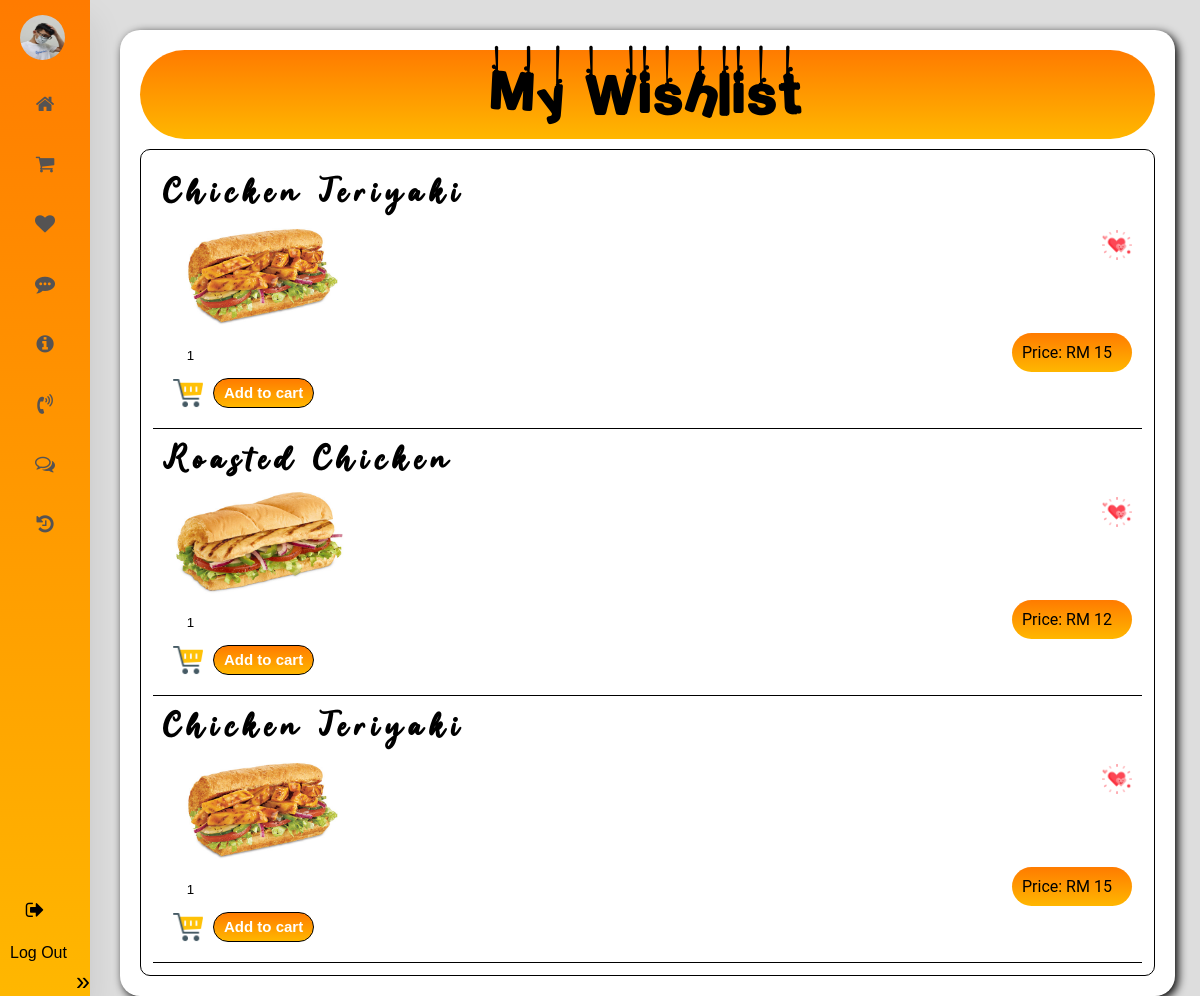
The page /wishlist.php?email=12112017613@gmail.com on the database its author committed.
### tables this page shows
CREATE TABLE `user` (
  `No` int(100) NOT NULL,
  `Name` varchar(40) NOT NULL,
  `Date` date NOT NULL,
  `Role` varchar(40) NOT NULL,
  `Status` varchar(40) NOT NULL,
  `Email` varchar(40) NOT NULL COMMENT 'Email@gmail.com',
  `PhoneNumber` varchar(12) NOT NULL COMMENT '012-3456789',
  `Summary` text NOT NULL,
  `Password` varchar(100) NOT NULL,
  `Image` varchar(100) NOT NULL
);

CREATE TABLE `wishlist` (
  `id` int(11) NOT NULL,
  `itemname` varchar(100) NOT NULL,
  `itemimage` varchar(100) NOT NULL,
  `itemprice` float NOT NULL
);

### wishlist.php (the view, shortened to what this page needs)
<?php
    include 'config.php';
?>
<!DOCTYPE html>
<html lang="en">
<head>
    <link rel="stylesheet" href="https://cdnjs.cloudflare.com/ajax/libs/font-awesome/4.7.0/css/font-awesome.min.css">
</head>
<body>
    <?php include 'usersidebar.php'?>
    <div class="subway">
        <div class="Title">
            <h1>My Wishlist</h1>
        </div>
        <div class="wishlist">
        <div class="form">
        <?php
                $wishlist = "SELECT * FROM wishlist";
                $query = mysqli_query($conn,$wishlist);
                while($fetch = mysqli_fetch_assoc($query))
                {
                    ?>
                    <div class="formControl">
                                <div class="imgoffood">
                                    <p class="title">
                                        <span class="item"><?php echo $fetch['itemname']?></span>
                                            <div class="del">
                                            <a href="delwishlist.php?email=<?php echo $id?>&&id=<?php echo $fetch['id']?>"class="love1"><img class="love" src="<?php echo "images/love.png"?>" alt=""></a>
                                            </div>
                                        <img src="<?php echo $fetch['itemimage']?>" alt=""> </p>
                                        <div class="price">Price: <?php echo "RM ".$fetch['itemprice']?></div>
                                </div>
                                <div class="add">
                                <form action="" method="POST">
                                    <div class="stepper-input">
                                        <input id="range" name="range" type="number" min="1" max="5" value="1">
                                    </div>
                                    <div class="cart">
                                        <img src="images/shoppingcart.png" alt=""><button type="submit" name="submit">Add to cart</button>
                                    </div>
                                </div>
                            </div>
                    <?php
                }
        ?>
    </div>
        </div>
    </div>
</body>
</html>

### usersidebar.php (shortened to what this page needs)
<link rel="stylesheet" href="https://maxst.icons8.com/vue-static/landings/line-awesome/line-awesome/1.3.0/css/line-awesome.min.css">
<link rel="stylesheet" href="https://cdnjs.cloudflare.com/ajax/libs/font-awesome/4.7.0/css/font-awesome.min.css">
<body>
<?php
        $id =$_GET['email'];
        $host = "SELECT * FROM `user` where Email = '$id'";
        $query = mysqli_query($conn,$host);
        $host_image = mysqli_fetch_assoc($query);
?>
<div class="container">
<div class="sidebar">
        <nav>
            <ul>
                <li>
                    <a class="logo" href="User_profile.php?email=<?php echo $host_image['Email']?>">
                        <?php echo '<img src='."images/".$host_image['Image'].' >'?>
                        <span class="nav-item"><?php echo $host_image['Name']?></span>
                    </a>
                </li>
                <li>
                    <a href="Homepage.php?email=<?php echo $host_image['Email']?>">
                        <i class="fa fa-home"></i>
                    </a>
                </li>
                <li>
                    <a href="order.php?email=<?php echo $host_image['Email']?>">
                        <i class="fa fa-shopping-cart"></i>
                    </a>
                </li>
                <li>
                    <a href="wishlist.php?email=<?php echo $host_image['Email']?>">
                        <i class="fa fa-heart"></i><span class="nav-item">Wishlist</span>
                    </a>
                </li>
                <li>
                    <a href="About_us.php?email=<?php echo $host_image['Email']?>">
                        <i class="fa fa-commenting"></i><span class="nav-item">About Us</span>
                    </a>
                </li>
                <li>
                    <a href="User_profile.php?email=<?php echo $host_image['Email']?>">
                        <i class="fa fa-info-circle"></i><span class="nav-item">Profile</span>
                    </a>
                </li>
                <li>
                    <a href="contact.php?email=<?php echo $host_image['Email']?>">
                        <i class="fa fa-volume-control-phone "></i><span class="nav-item">Contact Us</span>
                    </a>
                </li>
                <li>
                    <a href="view_comment.php?email=<?php echo $host_image['Email']?>">
                        <i class="fa fa-comments-o "></i><span class="nav-item">Feedback</span>
                    </a>
                </li>
                <li>
                    <a href="order_his.php?email=<?php echo $host_image['Email']?>">
                        <i class="fa fa-history "></i><span class="nav-item">History</span>
                    </a>
                </li>
                <li class="logout"><i name="fa"class="fa fa-sign-out"></i><span class="nav-item">Log Out</span><span class="expand">»</span></a>
                </li>
            </ul>
        </nav>
        </div>
</body>

### wishlist.php (style rules this page uses)
* { padding: 0; margin: 0; box-sizing: border-box; }
body { background: #DDDDDD; margin-left: 120px; margin-right: 25px; margin-top: 30px; font-family: "Roboto",sans-serif; }
.add { padding: 10px; }
.subway { padding: 10px; background-color: white; border-radius: 20px; box-shadow: 3px 3px 10px black; }
.subway a { float: right; font-size: 20px; }
.imgoffood img { margin: auto; }
.wishlist { padding: 12px; margin: 10px; border: 1px solid black; border-radius: 10px; }
.Title h1 { text-align: center; background: linear-gradient(#ff7b00,#ffb700); padding: 10px; margin: 10px; border-radius: 1000px; font-family: Hanged_Letters; font-size: 60px; letter-spacing: 5px; }
.item { font-weight: bold; font-size: 30px; font-family: Guardian_Snowing_Demo; letter-spacing: 7px; }
.imgoffood .title { font-weight: bold; font-size: 30px; font-family: Guardian_Snowing_Demo; letter-spacing: 7px; }
.stepper-input input { width: 50px; height: 25px; border: none; text-align: center; }
.imgoffood img { width: 20%; }
.cart { display: inline-block; margin-top: 10px; }
.cart button { background: linear-gradient(#ff7b00,#ffb700); height: 30px; border: 1px solid black; border-radius: 20px; padding-left: 10px; padding-right: 10px; color: white; font-weight: bold; font-size: 15px; }
.imgoffood .love { width: 30px; }
.cart img { width: 30px; float: left; margin-right: 10px; }
.formControl { padding: 10px; border-bottom: 1px solid black; }
.sidebar { outline: none; border: none; text-decoration: none; font-family: "Poppins", sans-serif; }
nav { position: fixed; top: 0; bottom: 0; height: 100%; left:0; background: linear-gradient(#ff7b00,#ffb700); width: 90px; overflow:hidden; transition: width 0.2s linear; box-shadow: 0 20px 35px rgba(0, 0, 0, 0.1); }
.logo { text-align: center; display: flex; transition: all 0.5s ease; margin: 10px 0 0 10px; }
.logo img { width: 45px; height: 45px; border-radius: 50%; }
.logo span { font-weight: bold; padding-left: 16px; font-size: 18px; text-transform: uppercase; }
a { color: rgb(85,83,83); font-size: 14px; display: table; width: 260px; padding: 5px; padding-left: 10px; margin-top: 10px; text-decoration: none; }
.sidebar { top: 0; left: 0; }
.sidebar .fa { position: relative; width: 70px; height: 40px; top: 14px; font-size: 20px; text-align: center; }
.nav-item { position: relative; top: 12px; margin-left: 10px; }
.logout { position: absolute; bottom: 0; }
.price { border-radius: 20px; background: linear-gradient(#ff7b00,#ffb700); width: 120px; margin-left: 8px; padding: 10px; float: right; }
.del a { vertical-align: top; display: inline-block; padding: 0; width: 30px; }

### usersidebar.php (style rules this page uses)
.sidebar { outline: none; border: none; text-decoration: none; font-family: "Poppins", sans-serif; }
body { background: #DDDDDD; margin-left: 120px; margin-right: 25px; margin-top: 30px; }
nav { position: fixed; top: 0; bottom: 0; height: 100%; left:0; background: linear-gradient(#ff7b00,#ffb700); width: 90px; overflow:hidden; transition: width 0.2s linear; box-shadow: 0 20px 35px rgba(0, 0, 0, 0.1); }
.logo { width: 200px; text-align: center; display: flex; transition: all 0.5s ease; margin: 10px 0 0 10px; }
.logo img { width: 45px; height: 45px; border-radius: 50%; }
.logo span { font-weight: bold; padding-left: 15px; font-size: 18px; text-transform: uppercase; }
a { color: rgb(85,83,83); font-size: 14px; display: table; width: 260px; padding: 5px; padding-left: 10px; margin-top: 10px; text-decoration: none; }
.sidebar { top: 0; left: 0; }
.sidebar .fa { position: relative; width: 70px; height: 40px; top: 14px; font-size: 20px; text-align: center; }
.nav-item { position: relative; top: 12px; margin-left: 10px; }
.logout { position: absolute; bottom: 0; float: left; line-height: 30px; }
ul { list-style: none; margin: 0; padding: 0px; min-width:10em; }
.expand { font-size:25px; float:right; margin-top:10px; margin-left:20px; }
* { box-sizing: border-box; margin: 0; padding: 0; }

### rows shown on the page
user: Image (picture)
wishlist: itemname "Chicken Teriyaki", itemimage (picture), itemprice "15"
wishlist: itemname "Roasted Chicken", itemimage (picture), itemprice "12"
wishlist: itemname "Chicken Teriyaki", itemimage (picture), itemprice "15"
